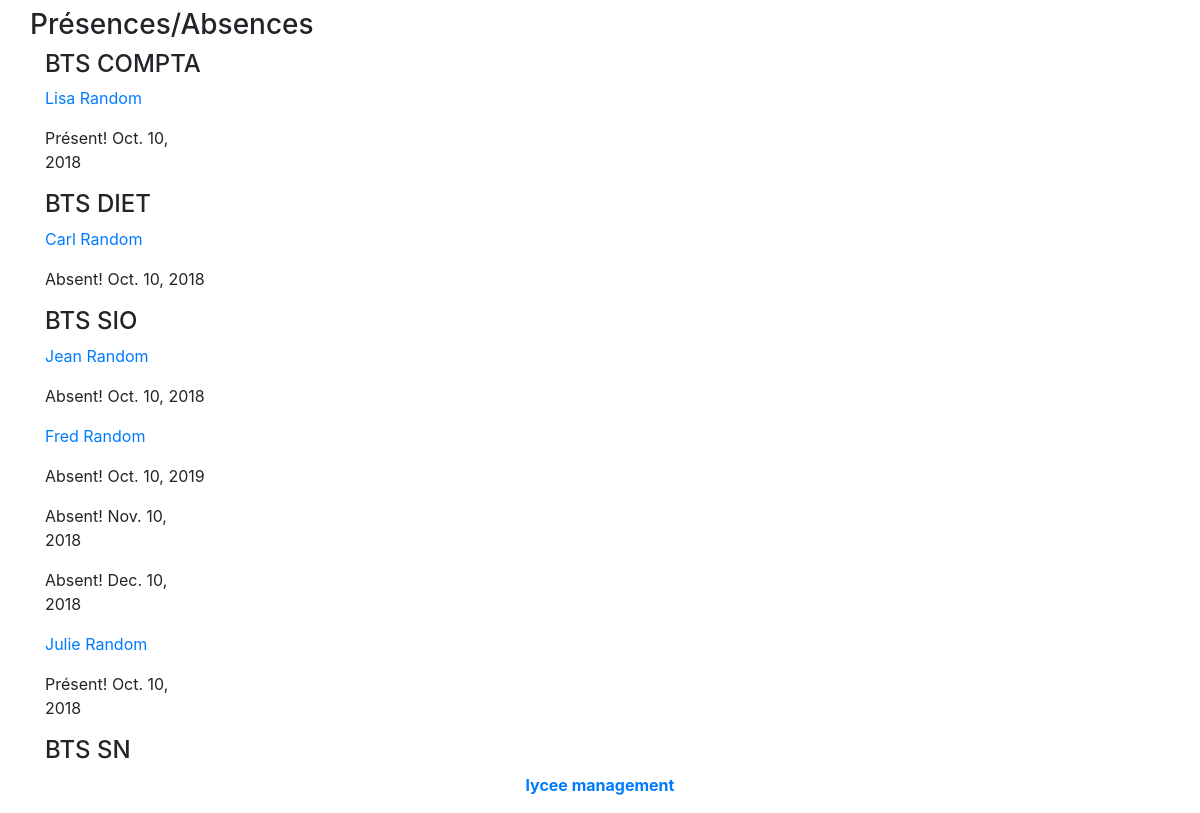
/cursuspresences/, run on the app's committed database.
### lycee/models.py (models this page shows)
class Cursus(models.Model):
  name = models.CharField(
    max_length=50,
    blank=False,
    null=True,
    default='aucun'
  )
  year_from_bac = models.SmallIntegerField(
    help_text = "year since le bac",
    verbose_name="year",
    blank=False,
    null=True,
    default=0
  )
  scholar_year = models.CharField(
    max_length=9,
    blank=False,
    null=True,
    default='0000-00001'
  )
  class Meta:
    constraints = [
      models.UniqueConstraint(fields=['name'], name='unicite nom')
    ]

class Student(models.Model):
  first_name = models.CharField (
    max_length = 50,
    blank=False,
    null=False
  )
  birth_date = models.DateField(
    verbose_name='date of birth',
    blank=False,
    null=False
  )
  last_name = models.CharField(
    verbose_name="lastname",
    help_text="last name of the student",
    blank=False, #pas de champ vide
    null=False, #pas de champ null (a conjuguer avec default)
    default="???",
    max_length=255, #taille maximale du champ
  )
  phone = models.CharField(
    verbose_name="phonenumber",
    help_text="phone number of the student",
    blank=False, #pas de champ vide
    null=False, #pas de champ null (a conjuguer avec default)
    default="0999999999",
    max_length=10, #taille maximale du champ
  )
  email = models.CharField(
    verbose_name="emal",
    help_text="email of the student",
    blank=False, #pas de champ vide
    null=False, #pas de champ null (a conjuguer avec default)
    default="x@y.z",
    max_length=255, #taille maximale du champ
  )
  comments = models.CharField(
    verbose_name="comments",
    help_text="some comments about the student",
    blank=True,
    null=False, #pas de champ null (a conjuguer avec default)
    default="",
    max_length=255, #taille maximale du champ
  )
  cursus = models.ForeignKey(
    Cursus,
    on_delete=models.CASCADE, #necessaire selon la version de Django
    null=True
  )
  class Meta:
    constraints = [
        models.UniqueConstraint(fields=['first_name', 'last_name'], name='unicite prenom nom')
    ]

class Presence(models.Model):
  reason = models.CharField (
    max_length = 50,
    blank=False,
    null=False
  )
  isMissing = models.BooleanField (
    blank=False,
    null=False
  )
  date = models.DateField(
    verbose_name='date',
    blank=False,
    null=False
  )
  student = models.ForeignKey(
    Student,
    on_delete=models.CASCADE, #necessaire selon la version de Django
    null=True
  )

### lycee/views.py (the view)
# urls.py: url(r'^cursuspresences/$', views.presences_cursus, name='presences_cursus'),
def presences_cursus(request):
  result_list = Cursus.objects.order_by('name')
  result_listeStudent = Student.objects.order_by('last_name')
  result_listePresence = Presence.objects.order_by('student')
  context = {
    'liste': result_list,
    'listeStudent': result_listeStudent,
    'listePresences': result_listePresence,
  }
  return render(request, 'lycee/cursus/presences_cursus.html', context)

### lycee/templates/lycee/cursus/presences_cursus.html (shortened to what this page needs)
{% extends "master.html" %}
{% block title %}
  <h3>Présences/Absences</h3>
{% endblock %}
{% if liste %}
  {% block content %}
    {% for cursus in liste %}
      <div class="container">
        <div class="row">
          <div class="col-sm-2">
            <h4>{{ cursus.name }}</h4>
              {% if listeStudent %}
                {% for student in listeStudent %}
                  {% if student.cursus == cursus %}
                    <p><a href="/lycee/cursuspresences/student/{{ student.id }}">{{student.first_name}} {{student.last_name}}</a></p>
                    {% for presence in listePresences %}
                      {% if presence.student == student %}
                        {% if presence.isMissing %}
                          <p>Absent! {{presence.date}}</p>
                        {% else %}
                          <p>Présent! {{presence.date}}</p>
                        {% endif %}
                      {% endif %}
                    {% endfor %}
                  {% endif %}
                {% endfor %}
              {% else %}
                <p>No student to show.</p>
              {% endif %}
          </div>
        </div>
      </div>
      <br>
    {% endfor %}
  {% endblock %}
{% else %}
  <p>No cursus to show.</p>
{% endif %}

### lycee/templates/master.html (shortened to what this page needs)
<!DOCTYPE html>
{% load static %}
<html>
  <head>
      <link rel="stylesheet" href="https://stackpath.bootstrapcdn.com/bootstrap/4.3.1/css/bootstrap.min.css">
    <link rel="stylesheet" type="text/css" href="{%static 'lycee/style.css' %}" />
  </head>
  <body>
    <div class="container">
      <header class="row">
        <div class="page-header">
          <h3>{% block title %}{% endblock %}</h3>
        </div>
      </header>
      <article class="row">{% block content %}{% endblock %}</article>
      <footer class ="navbar-fixed-bottom">
        <p class="text-center"><strong><a href="/lycee/">lycee management</a></strong></p>
      </footer>
    </div>
  </body>
</html>

### data on the page
Cursus: name "BTS COMPTA"
Student: first_name "Lisa", last_name "Random"
Presence: date "Oct. 10, 2018"
Cursus: name "BTS DIET"
Student: first_name "Carl", last_name "Random"
Presence: date "Oct. 10, 2018"
Cursus: name "BTS SIO"
Student: first_name "Jean", last_name "Random"
Presence: date "Oct. 10, 2018"
Student: first_name "Fred", last_name "Random"
Presence: date "Oct. 10, 2019"
Presence: date "Nov. 10, 2018"
Presence: date "Dec. 10, 2018"
Student: first_name "Julie", last_name "Random"
Presence: date "Oct. 10, 2018"
Cursus: name "BTS SN"
